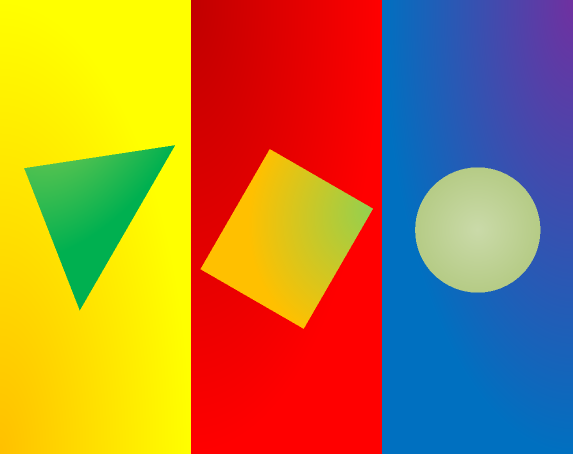
#> input picture testFiles/J/q4omega.tif, 1147 x 908 px (shown at 1/2 size)
$ python QUESTION_4.py
#> lines starting #> are read from the running program, lines starting #| are printed output that depends on the picture; after the words box and inside, x2 and y2 are one past the last pixel; in counts of white or black regions, pixels touching at a corner belong together
import numpy as np
import cv2
from matplotlib import pyplot as pt
#question 4
q4omega = cv2.imread("q4omega.tif",1)
#> q4omega is the input picture: shape (908, 1147, 3); mean B, G, R 64.4, 126.8, 170.9
q4omega_gray = cv2.cvtColor(q4omega, cv2.COLOR_BGR2GRAY)
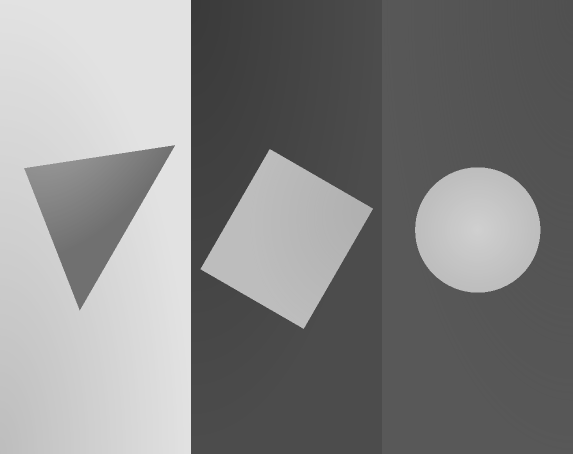
#> q4omega_gray: shape (908, 1147) (shown at 1/2 size); min 57, max 255, mean 132.9
histq4omega = cv2.calcHist([q4omega_gray],[0],None,[256],[0,256])
#> histq4omega = 256 values, max 91558 at index 76, min 0 at index 0, mean 4068.3

[nrow,ncol] = q4omega_gray.shape
#> nrow = 908; ncol = 1147
mask = np.zeros((nrow,ncol),dtype=np.uint8)

threshold = 150
for x in range (0,nrow):
    for y in range(0,ncol):
        if q4omega_gray[x,y] >= threshold:
            mask[x,y] =255
        else:
            mask[x,y]=0
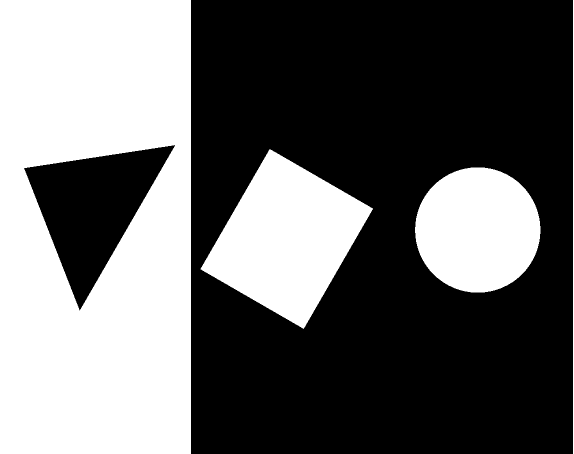
#> mask: shape (908, 1147) (shown at 1/2 size); 40.1% white; 4 white regions, box (x1, y1, x2, y2) and area: (0, 0, 382, 908) 301254, (401, 298, 746, 658) 66307, (830, 335, 1081, 585) 49296, (1146, 0, 1147, 908) 908

mask2 = q4omega_gray.copy()

for x in range (0,nrow):
    for y in range(0,ncol):
        if q4omega_gray[x,y] <= threshold:
            mask2[x,y] =255
        else:
            mask2[x,y]=0

mask3 = q4omega_gray.copy()

for x in range (0,nrow):
    for y in range(0,ncol):
        if q4omega_gray[x,y] <= threshold:
            mask2[x,y] =255
        else:
            mask2[x,y]=0

mask[:,0:380]=0
mask2[:,380:1140]=0
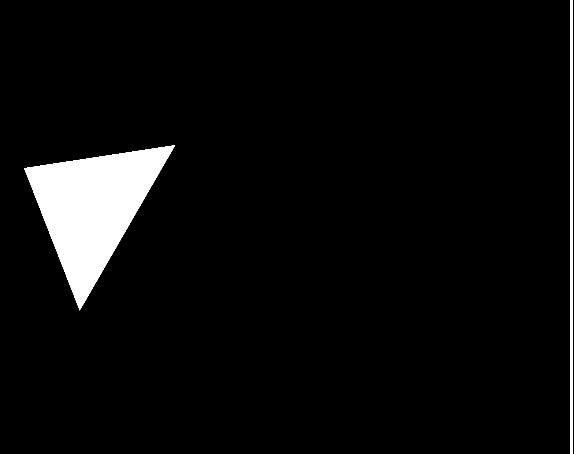
#> mask2: shape (908, 1147) (shown at 1/2 size); 4.9% white; 2 white regions, box (x1, y1, x2, y2) and area: (48, 290, 350, 621) 45602, (1140, 0, 1146, 908) 5448
mask3= mask + mask2
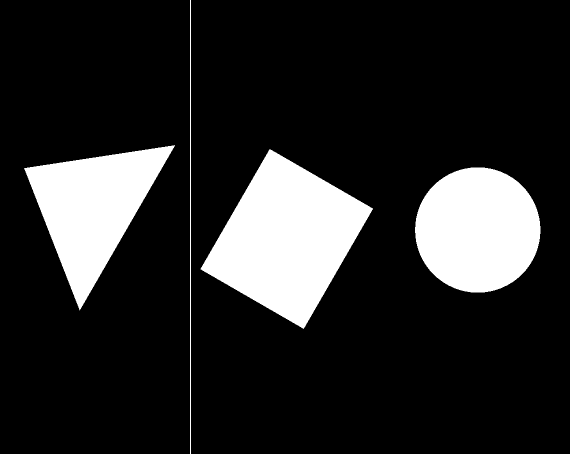
#> mask3: shape (908, 1147) (shown at 1/2 size); 16.3% white; 5 white regions, box (x1, y1, x2, y2) and area: (401, 298, 746, 658) 66307, (830, 335, 1081, 585) 49296, (48, 290, 350, 621) 45602, (1140, 0, 1147, 908) 6356, (380, 0, 382, 908) 1816
ex_q4omega = q4omega.copy()
ex_q4omega[:,:,0] = cv2.bitwise_and(q4omega[:,:,0],mask3)
ex_q4omega[:,:,1] = cv2.bitwise_and(q4omega[:,:,1],mask3)
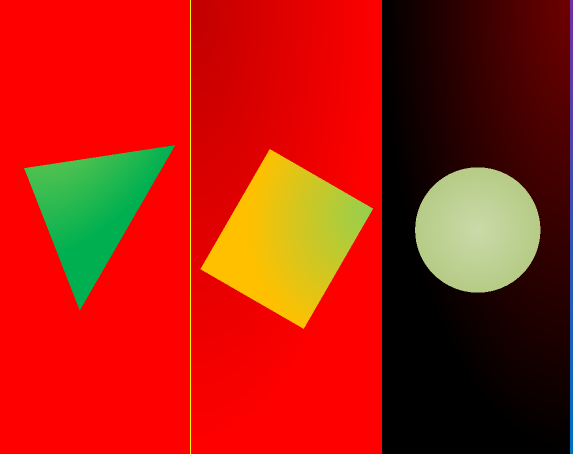
#> ex_q4omega: shape (908, 1147, 3) (shown at 1/2 size); mean B, G, R 12.9, 31.4, 170.9
ex_q4omega[:,:,2] = cv2.bitwise_and(q4omega[:,:,2],mask3)
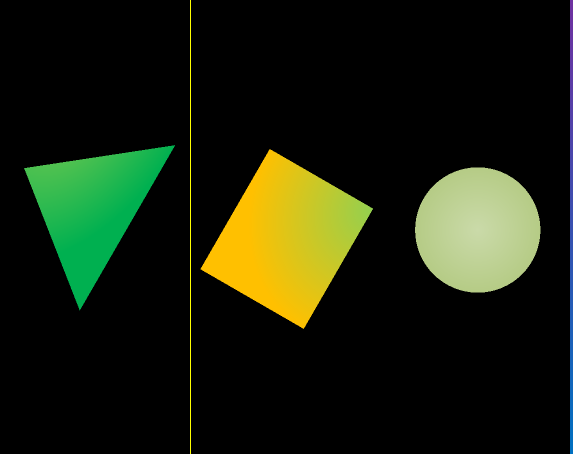
#> ex_q4omega: shape (908, 1147, 3) (shown at 1/2 size); mean B, G, R 12.9, 31.4, 25.4

pt.figure()

pt.subplot(2,4,1)
pt.imshow(q4omega)
pt.title("Original Color Image")

pt.subplot(2,4,2)
pt.imshow(q4omega_gray, cmap="gray")
pt.title("Original Gray Image")

pt.subplot(2,4,3)
pt.imshow(mask, cmap="gray")
pt.title("Mask")

pt.subplot(2,4,4)
pt.title("Histogram")
pt.plot(histq4omega)
pt.xlim([0,256])

pt.subplot(2,4,5)
pt.title("2nd mask")
pt.imshow(mask2, cmap="gray")

pt.subplot(2,4,6)
pt.title("3rd mask")
pt.imshow(mask3,cmap="gray")

pt.subplot(2,4,7)
pt.title("Extracted Color Image ")
pt.imshow(cv2.cvtColor(ex_q4omega, cv2.COLOR_BGR2RGB))
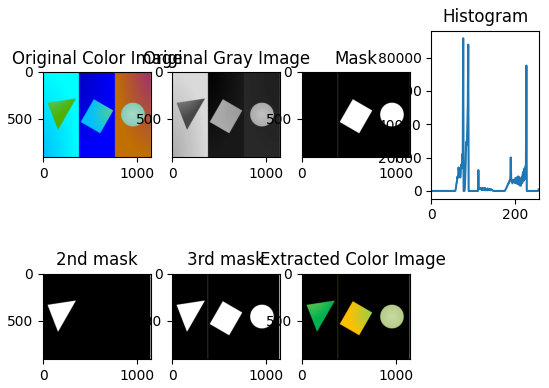
#> figure drawn by matplotlib, 7 panels; B, G, R data is drawn as R, G, B; panel 4: curve peaks at x = 76, y = 91558
